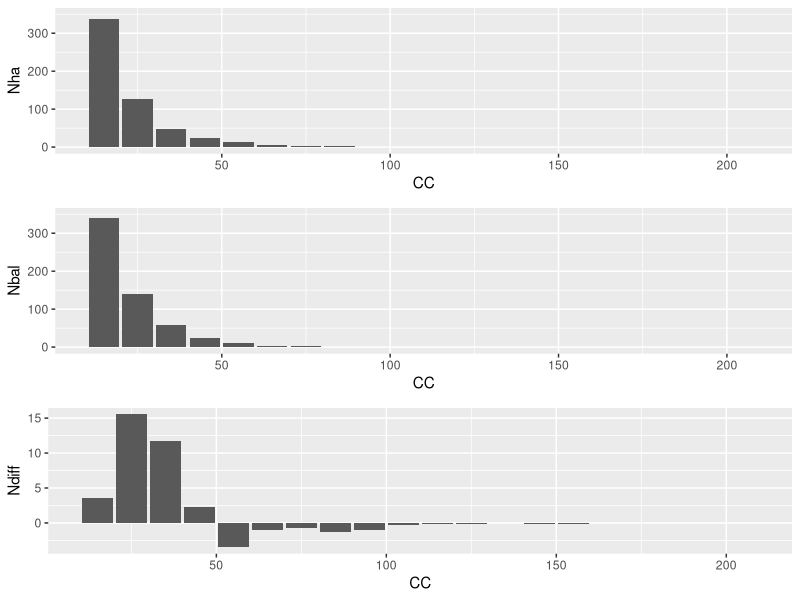

Write R code to recreate this figure.
## ---- chunk 1
distDiam = read.csv('./dados/distribuicaoDiametricaBdq.csv')
distDiam
## ---- chunk 2
qAlvo = 2.4
intervaloClasse = 10.0
b1 = -1*(log(qAlvo) / intervaloClasse)
b1
## ---- chunk 3
distDiam$fator = distDiam$CC^2 * exp(b1 * distDiam$CC)
sumFator = sum(distDiam['fator'])
sumFator
## ---- chunk 4
B = sum(distDiam$AB)
intervencao = 0
Brem = B - (intervencao * B)
Brem
## ---- chunk 5
b0 = log((40000 * Brem)/(pi * sumFator))
b0
## ---- chunk 6
distDiam$Nbal = round(exp(b0 + b1 * distDiam$CC), 0)
distDiam$Ndiff = distDiam$Nbal - distDiam$Nha
distDiam
## ---- chunk 7
require(ggplot2)
require(gridExtra)

g1 = ggplot(distDiam, aes(CC, Nha)) +
  geom_col() + ylim(0, 350)

g2 = ggplot(distDiam, aes(CC, Nbal)) +
  geom_col() + ylim(0, 350)

g3 = ggplot(distDiam, aes(CC, Ndiff)) +
  geom_col()

grid.arrange(g1, g2, g3, ncol=1)

